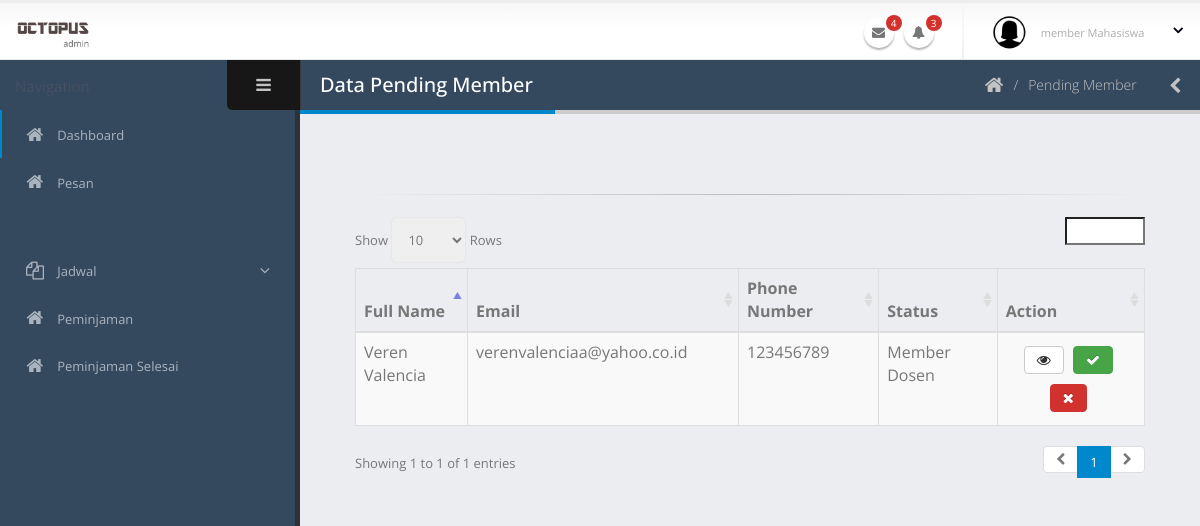
The page /admin/memberPending.php on the database as committed earlier.
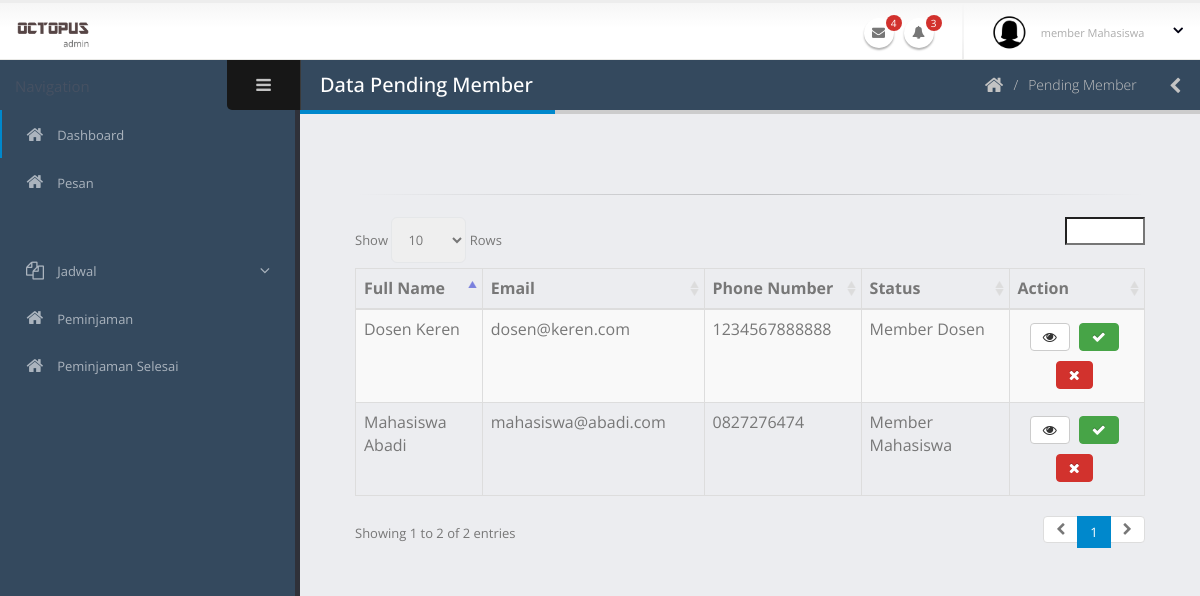
The same page on the database as committed later.
### tables this page shows
CREATE TABLE `pengguna` (
  `id_pengguna` varchar(40) NOT NULL COMMENT 'USER-0',
  `email` varchar(50) NOT NULL,
  `kata_sandi` text NOT NULL,
  `nama_lengkap` varchar(60) NOT NULL,
  `jenis_kelamin` char(1) NOT NULL,
  `tanggal_lahir` date NOT NULL,
  `alamat` text NOT NULL,
  `no_hp` varchar(20) NOT NULL,
  `tanggal_masuk` date NOT NULL,
  `status_pengguna` int(11) NOT NULL COMMENT '1: SUPER ADMIN, 2: ADMIN, 3: MEMBER DOSEN, 4:MEMBER MAHASISWA',
  `status_daftar` int(11) NOT NULL COMMENT '0 =TIDAK AKTIF, 1=MENUNGGU APPROVE, 2=AKTIF',
  `user_add` varchar(40) NOT NULL,
  `waktu_add` datetime NOT NULL,
  `user_edit` varchar(40) NOT NULL,
  `waktu_edit` datetime NOT NULL,
  `user_delete` varchar(40) NOT NULL,
  `waktu_delete` datetime NOT NULL,
  `status_delete` int(11) NOT NULL
);

### admin/memberPending.php (the view, shortened to what this page needs)
<?php
include('../koneksi.php');
?>
<?php include('req/head.php');?>
<?php include('req/header.php');?>
<?php include('req/leftbar.php');?>
	<section role="main" class="content-body">
		<header class="page-header">
			<h2>Data Pending Member</h2>
			<div class="right-wrapper pull-right">
				<ol class="breadcrumbs">
					<li>
						<a href="index.php">
							<i class="fa fa-home"></i>
						</a>
					</li>
					<li><span>Pending Member</span></li>
				</ol>
				<a class="sidebar-right-toggle" data-open="sidebar-right"><i class="fa fa-chevron-left"></i></a>
			</div>
		</header>
<div class="container-fluid">
	<br>
	<hr>
	<table  class="table table-bordered table-striped mb-none" id="datatable-default">
		<thead>
			<tr>
				<th>Full Name</th>
				<th>Email</th>
				<th>Phone Number</th>
				<th>Status</th>
				<th>Action</th>
			</tr>
		</thead>
		<tbody>
		<?php
			$query = mysqli_query($koneksi, "SELECT * from pengguna WHERE status_delete='0' AND status_daftar='1'");
			while($data=mysqli_fetch_array($query)){
			?>
			<tr>
				<td><?php echo $data['nama_lengkap']?></td>
				<td><?php echo $data['email']?></td>
				<td><?php echo $data['no_hp']?></td>
				<?php
						   if($data['status_pengguna']=="1"){
							   $statusnya = "Super Admin";
						   }else if($data['status_pengguna']=="2"){
							   $statusnya = "Admin";
						   }else if($data['status_pengguna']=="3"){
								$statusnya = "Member Dosen";
						   }else{
								$statusnya = "Member Mahasiswa";
						   }
						?>
				<td><?php echo $statusnya?></td>
				<td class="text-center">
					<a class="modal-with-form mb-xs mt-xs mr-xs btn btn-default" data-toggle="tooltip" data-placement="top" title="Detail" href="#modaldetail<?php echo $data['id_pengguna'];?>"><i class='fa fa-eye'></i>
					</a>
					<a class="mb-xs mt-xs mr-xs modal-sizes btn btn-success" data-toggle="tooltip" data-placement="top" title="Accept" href="#modalterima<?php echo $data['id_pengguna'];?>"><i class='fa fa-check'></i>
					</a>
					<a class="mb-xs mt-xs mr-xs modal-sizes btn btn-danger" data-toggle="tooltip" data-placement="top" title="Decline" href="#delete<?php echo $data['id_pengguna'];?>"><i class='fa fa-times'></i></a>
				</td>
			</tr>
			<?php } ?>
		</tbody>
	</table>
</div>
<?php include('req/endtitle.php');?>
<?php include('req/script.php');?>

Rows that differ between the two databases and show on the page:
changed pengguna: nama_lengkap "Veren Valencia" → "Mahasiswa Abadi"; email "verenvalenciaa@yahoo.co.id" → "mahasiswa@abadi.com"; no_hp "123456789" → "0827276474"; status_pengguna "Member Dosen" → "Member Mahasiswa"
added pengguna: nama_lengkap "Dosen Keren", email "dosen@keren.com", no_hp "1234567888888", status_pengguna "Member Dosen"
Other text that changed with them:
text written by a page script: "Show Rows Showing 1 to 1 of 1 entries 1" → "Show Rows Showing 1 to 2 of 2 entries 1"
